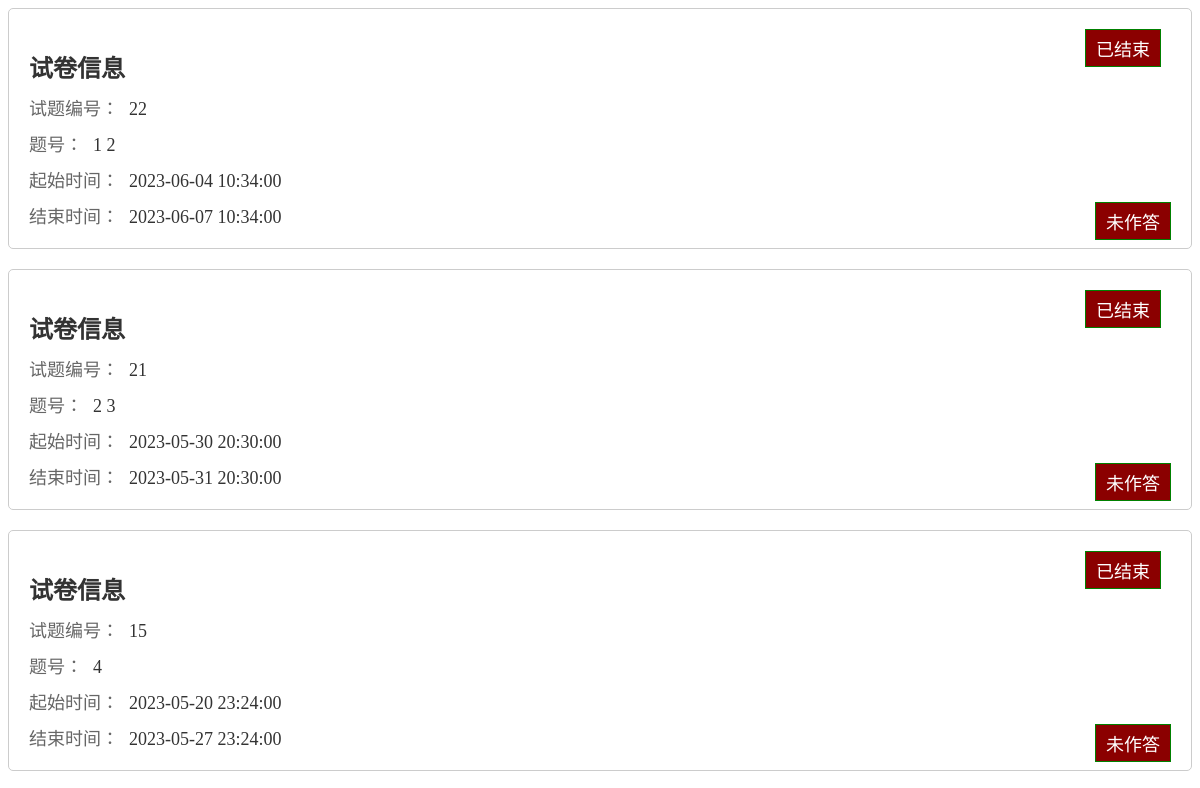
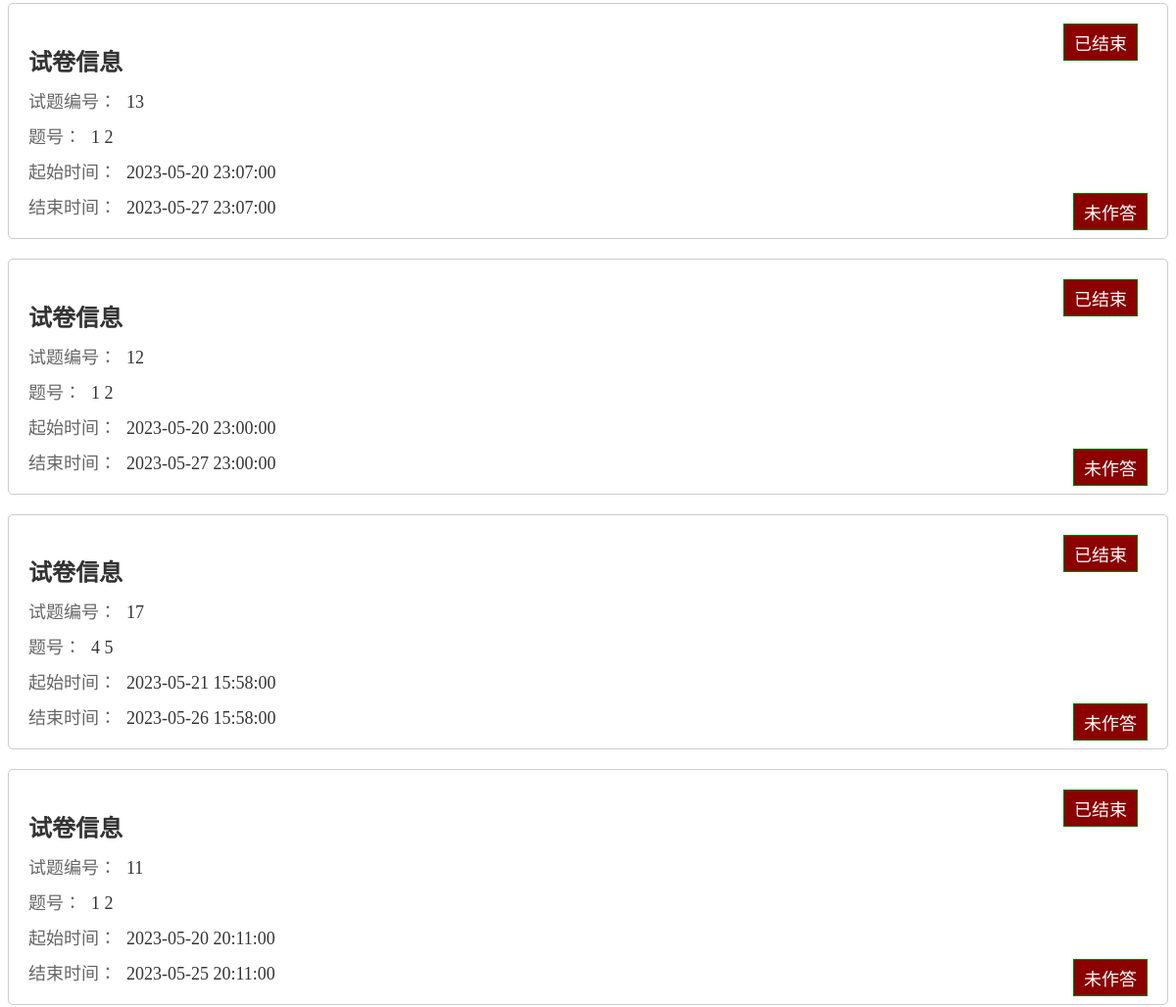
The app's page /PhpProject1/users/inspect.php (signed in, upper part), older data (2 pictures, top to bottom).
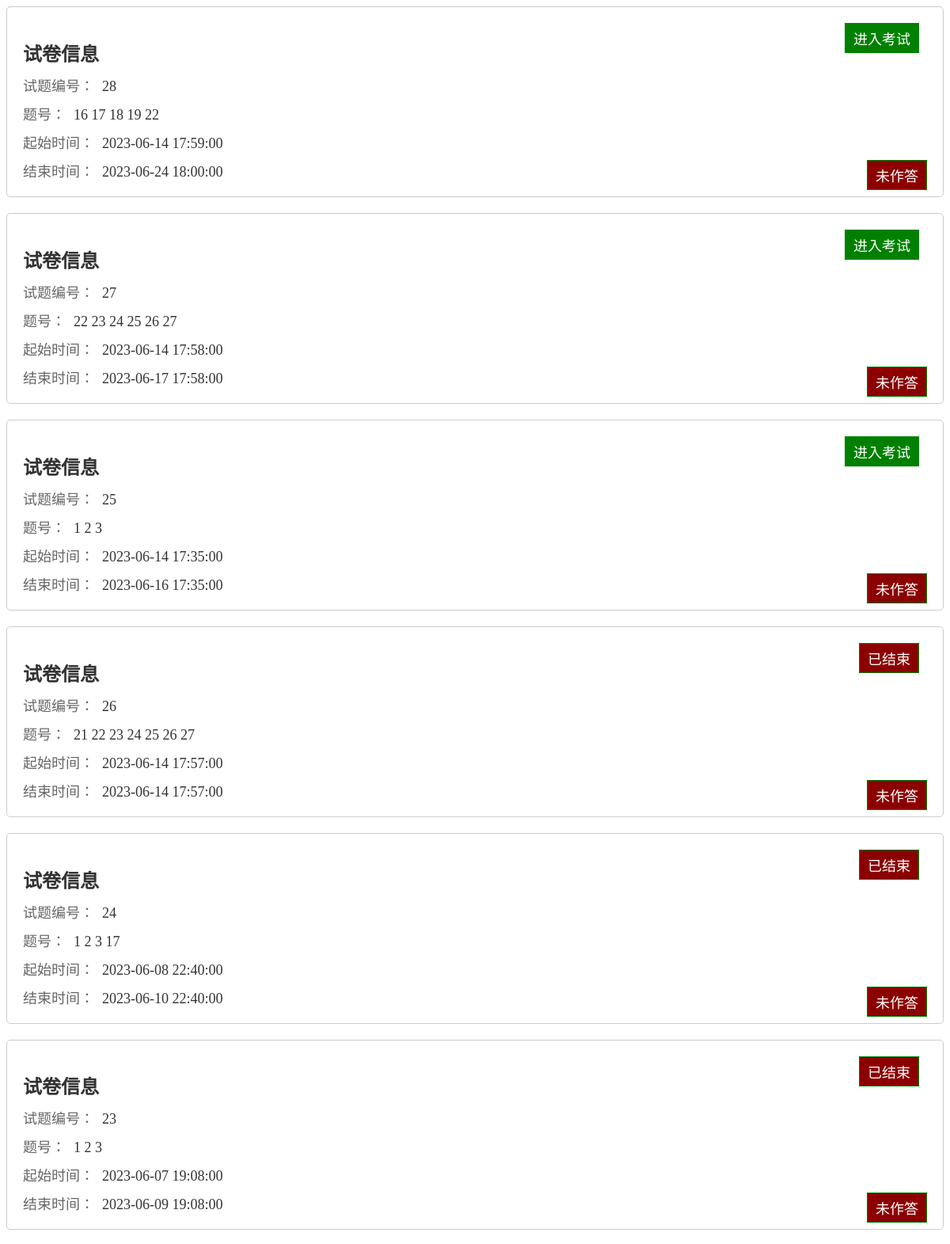
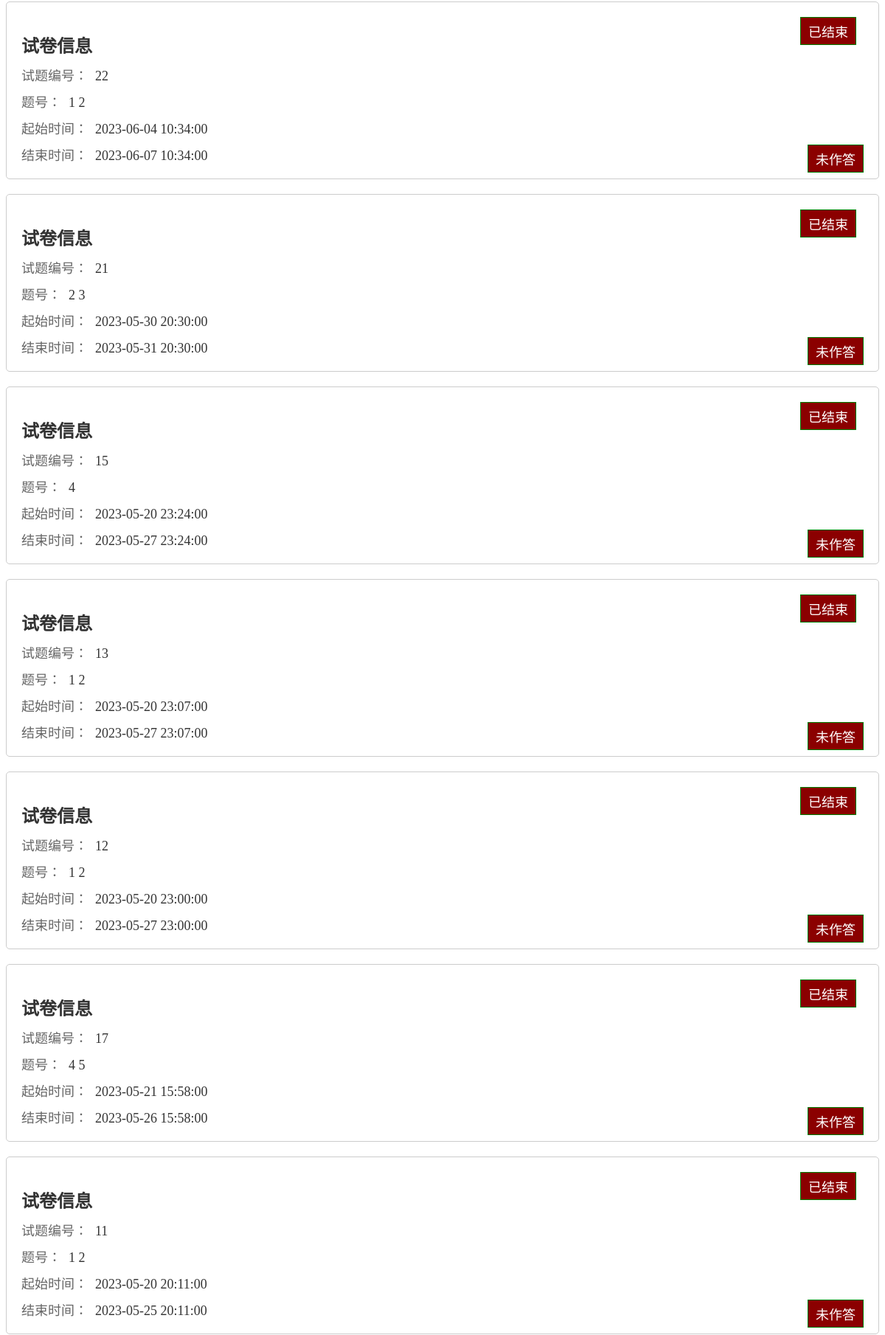
The same page, newer data (2 pictures, top to bottom).
### tables this page shows
CREATE TABLE `paper` (
  `no` varchar(20) NOT NULL,
  `num` varchar(20) NOT NULL,
  `start` varchar(20) NOT NULL,
  `end` varchar(20) NOT NULL
);

### PhpProject1/users/inspect.php (the view, shortened to what this page needs)
<head>
</head>
<?php
$servername = 'localhost';
$username = 'root';
$password = '';
$dbname = 'sgm';
$conn = new mysqli($servername, $username, $password, $dbname);
$sql=" select distinct no from paper  order by end desc";
$result=$conn->query($sql);
while ($row = mysqli_fetch_assoc($result)) {
$no=$row["no"];
$sqll=" select * from paper where $no=no  ";
$sc=NULL;
$res=$conn->query($sqll);
$slicedArray = array();
while ($ro = mysqli_fetch_assoc($res)) {
    $key = $ro["num"];
    $slicedArray[$key] = $key;
    $startDateTime=$ro["start"];
    $endDateTime=$ro["end"];
}
$time= date('Y-m-d H:i:s', strtotime('+6 hours'));
echo '<div style="background-color: white; padding: 20px; margin-bottom: 20px; border: 1px solid #ccc; border-radius: 5px;">';
if($time<=$endDateTime && $time>=$startDateTime){
    if(isset($sc)==FALSE)
    {
    ?>
   <form action="paper.php" method="post" >
    <button type="submit" class="kaoshi">进入考试</button>
   </form>
<?php
    }else {
      echo '<span style="font-size: 18px; color: white; margin-right: 10px; border: 1px solid green; background-color: green; padding: 5px 10px; float: right;">已完成考试</span>';
     }
}  else {
    echo '<span style="font-size: 18px; color: white; margin-right: 10px; border: 1px solid green; background-color: darkred; padding: 5px 10px; float: right;">已结束</span>';
}
echo '<h2 style="font-size: 24px; color: #333; margin-bottom: 10px;">试卷信息</h2>';
echo '<div style="margin-bottom: 10px;">';
echo '<span style="font-size: 18px; color: #666; margin-right: 10px;">试题编号：</span>';
echo '<span style="font-size: 18px; color: #333;">' . $no . '</span>';
echo '</div>';
echo '<div style="margin-bottom: 10px;">';
echo '<span style="font-size: 18px; color: #666; margin-right: 10px;">题号：</span>';
echo '<span style="font-size: 18px; color: #333;">';
foreach ($slicedArray as $key => $value) {
    echo $value . '  ';
}
echo '</span>';
echo '</div>';
echo '<div style="margin-bottom: 10px;">';
echo '<span style="font-size: 18px; color: #666; margin-right: 10px;">起始时间：</span>';
echo '<span style="font-size: 18px; color: #333;">' . $startDateTime . '</span>';
echo '</div>';
echo '<div>';
echo '<span style="font-size: 18px; color: #666; margin-right: 10px;">结束时间：</span>';
echo '<span style="font-size: 18px; color: #333;">' . $endDateTime . '</span>';
if(isset($sc)){
    echo '<span style="font-size: 18px; color: white; margin-right: 10px; border: 1px solid green; background-color: green; padding: 5px 10px; float: right;">'.$sc.'</span>';
}  else {
    echo '<span style="font-size: 18px; color: white; border: 1px solid green; background-color: darkred; padding: 5px 10px; float: right;">未作答</span>';
}
echo '</div>';
echo '</div>';
}
?>

Row changes from the older to the newer data that the page shows:
added paper: start "2023-06-14 17:59:00", end "2023-06-24 18:00:00"
added paper: start "2023-06-14 17:58:00", end "2023-06-17 17:58:00"
added paper: start "2023-06-14 17:35:00", end "2023-06-16 17:35:00"
added paper: start "2023-06-14 17:57:00", end "2023-06-14 17:57:00"
added paper: start "2023-06-08 22:40:00", end "2023-06-10 22:40:00"
added paper: start "2023-06-07 19:08:00", end "2023-06-09 19:08:00"
Text that changed along with them:
new list line: "进入考试 试卷信息 试题编号： 28 题号： 16 17 18 19 22 起始时间： 结束时间： 未作答"
new list line: "进入考试 试卷信息 试题编号： 27 题号： 22 23 24 25 26 27 起始时间： 结束时间： 未作答"
new list line: "进入考试 试卷信息 试题编号： 25 题号： 1 2 3 起始时间： 结束时间： 未作答"
new list line: "已结束 试卷信息 试题编号： 26 题号： 21 22 23 24 25 26 27 起始时间： 结束时间： 未作答"
new list line: "已结束 试卷信息 试题编号： 24 题号： 1 2 3 17 起始时间： 结束时间： 未作答"
new list line: "已结束 试卷信息 试题编号： 23 题号： 1 2 3 起始时间： 结束时间： 未作答"
